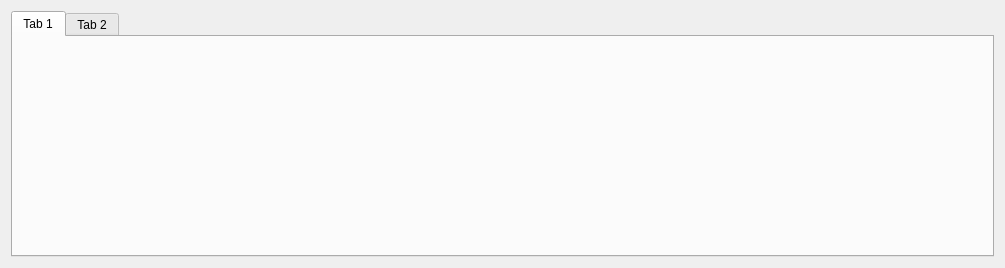
<?xml version="1.0" encoding="UTF-8"?>
<ui version="4.0">
 <class>ResultPage</class>
 <widget class="QWizardPage" name="ResultPage">
  <property name="geometry">
   <rect>
    <x>0</x>
    <y>0</y>
    <width>1005</width>
    <height>268</height>
   </rect>
  </property>
  <property name="windowTitle">
   <string>Result Page</string>
  </property>
  <property name="title">
   <string>Image Property</string>
  </property>
  <property name="subTitle">
   <string>Please check the image header information</string>
  </property>
  <layout class="QHBoxLayout" name="horizontalLayout">
   <item>
    <widget class="QTabWidget" name="tabWidget">
     <widget class="QWidget" name="tab">
      <attribute name="title">
       <string>Tab 1</string>
      </attribute>
     </widget>
     <widget class="QWidget" name="tab_2">
      <attribute name="title">
       <string>Tab 2</string>
      </attribute>
     </widget>
    </widget>
   </item>
  </layout>
 </widget>
 <resources/>
 <connections/>
</ui>
